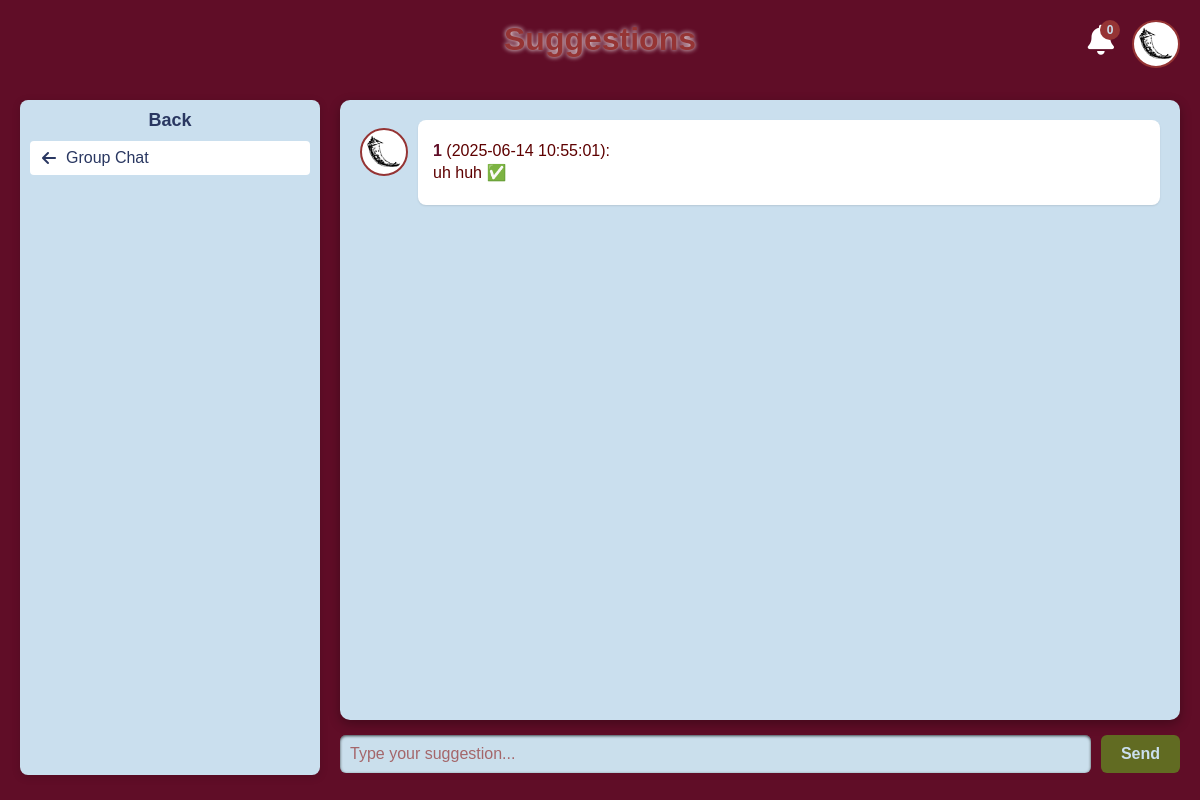
Page /suggestions (signed in) on the earlier database version.
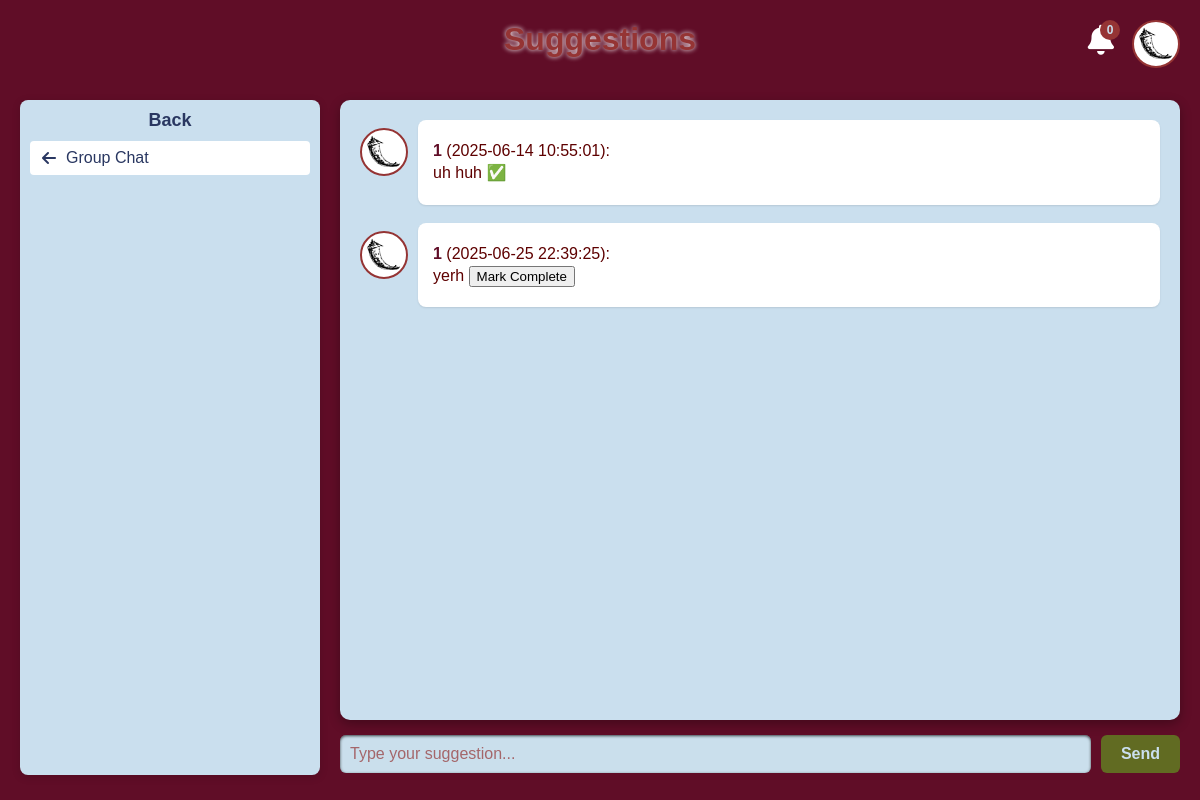
Same page on the later database version.
### flask_app.py (models this page shows)
class Suggestion(db.Model):
    id = db.Column(db.Integer, primary_key=True)
    sender_id = db.Column(db.Integer, db.ForeignKey("user.id"), nullable=False)
    suggestion_text = db.Column(db.Text, nullable=False)
    timestamp = db.Column(
        db.DateTime, default=lambda: datetime.now(pytz.utc).astimezone(timezone)
    )
    completed = db.Column(db.Boolean, default=False)

class User(db.Model):
    id = db.Column(db.Integer, primary_key=True)
    username = db.Column(db.String(80), unique=True, nullable=False)
    password_hash = db.Column(db.String(120), nullable=False)
    last_seen = db.Column(db.DateTime, default=lambda: datetime.now(pytz.utc).astimezone(timezone))
    messages = db.relationship("Message", backref="sender", lazy=True)
    sent_private_messages = db.relationship(
        "PrivateMessage",
        foreign_keys="PrivateMessage.sender_id",
        backref="sender",
        lazy=True,
    )
    received_private_messages = db.relationship(
        "PrivateMessage",
        foreign_keys="PrivateMessage.recipient_id",
        backref="recipient",
        lazy=True,
    )
    suggestions = db.relationship("Suggestion", backref="sender", lazy=True)

### flask_app.py (the view)
@app.route("/suggestions")
@login_required
def suggestions():
    current_user = User.query.get(session["user_id"])
    suggestions = Suggestion.query.order_by(Suggestion.timestamp.asc()).all()
    user_images = get_user_images()
    return render_template("suggestions.html", user=current_user, suggestions=suggestions, user_images=user_images)

### flask_app.py (called while the page is built)
def login_required(f):
    @wraps(f)
    def decorated_function(*args, **kwargs):
        if "user_id" not in session:
            return redirect(url_for("login"))
        return f(*args, **kwargs)
    return decorated_function

def get_user_images():
    return [f for f in os.listdir(app.config["UPLOAD_FOLDER"]) if f.endswith(('.png', '.jpg', '.jpeg'))]

### templates/suggestions.html (shortened to what this page needs)
<!DOCTYPE html>
<html lang="en">
  <head>
    <link
      rel="stylesheet"
      href="https://cdnjs.cloudflare.com/ajax/libs/font-awesome/6.5.0/css/all.min.css"
    />
    <link
      href="{{ url_for('static', filename='styles.css') }}"
      rel="stylesheet"
    />
  </head>
  <body>
    <div id="appContainer">
      <div id="profileMenuContainer">
        <button id="profileButton" aria-label="User Profile">
          <img
            class="profile-pic"
            src="{{ url_for('static', filename='users/' + user.id|string + '.png') if user.id|string + '.png' in user_images else url_for('static', filename='123.png') }}"
            alt="{{ user.username }}"
          />
        </button>
      </div>
      <div id="notificationContainer">
        <button id="notificationButton">
          <i class="fas fa-bell"></i>
          <span id="badge">0</span>
        </button>
      </div>
      <h1 id="title">Suggestions</h1>
      <div id="content">
        <div id="users">
          <h2>Back</h2>
          <ul>
            <li>
              <a href="/">
                <i class="fas fa-arrow-left"></i> Group Chat
              </a>
            </li>
          </ul>
        </div>
        <div id="mainArea">
          <div id="messages">
            {% for suggestion in suggestions %}
            <div class="message-container">
              <a href="/profile/{{ suggestion.sender.id }}">
                <img
                  class="message-profile-pic"
                  src="{{ url_for('static', filename='users/' + suggestion.sender.id|string + '.png') if suggestion.sender.id|string + '.png' in user_images else url_for('static', filename='123.png') }}"
                  alt="{{ suggestion.sender.username }}"
                />
              </a>
              <div class="message-content">
                <p>
                  <a href="/profile/{{ suggestion.sender.id }}"><strong>{{ suggestion.sender.username }}</strong></a> ({{ suggestion.timestamp.strftime('%Y-%m-%d %H:%M:%S') }}):<br>
                  {{ suggestion.suggestion_text }}
                  {% if suggestion.completed %}
                  ✅
                  {% elif user.username == "admin" %}
                  <button onclick="markComplete({{ suggestion.id }})" class="complete-btn">Mark Complete</button>
                  {% endif %}
                </p>
              </div>
            </div>
            {% endfor %}
          </div>
          <form id="form" method="POST" action="{{ url_for('send_suggestion') }}">
            <input
              id="suggestionPlace"
              type="text"
              name="suggestion"
              placeholder="Type your suggestion..."
              required
              autofocus
            />
            <input
              id="sendButton"
              type="submit"
              value="Send"
              aria-label="Send Suggestion"
            />
          </form>
        </div>
      </div>
    </div>
  </body>
</html>

### static/styles.css (style rules this page uses)
html, body { margin: 0; padding: 0; font-family: "Lucida Sans", sans-serif; background-color: #600d27; min-height: 100vh; color: #cadfee; overflow-x: hidden; }
h1, h2, p, li { color: #953434; }
h1 { text-align: center; text-shadow: white 0px 0px 5px; }
#title, #content { display: flex; justify-content: center; }
#appContainer { min-height: 100vh; display: flex; flex-direction: column; }
#content { display: flex; gap: 20px; padding: 20px; box-sizing: border-box; flex: 1; min-height: 0; }
#users { background-color: #cadfee; border-radius: 8px; box-shadow: 0 2px 8px rgba(0, 0, 0, 0.15); padding: 10px 0; width: 300px; flex-shrink: 0; max-height: calc(100vh - 145px); overflow-y: auto; scrollbar-width: thin; scrollbar-color: #953434 #cadfee; position: relative; }
#users h2 { margin: 0 0 10px; font-size: 18px; text-align: center; color: #293761; }
#users ul { list-style: none; margin: 0; padding: 0 10px; }
#users li { background: #fff; margin-bottom: 8px; padding: 8px 12px; border-radius: 4px; transition: background-color 0.3s, transform 0.2s; }
#users a { color: #293761; text-decoration: none; font-weight: 500; display: flex; align-items: center; gap: 10px; position: relative; padding-right: 28px; }
#mainArea { flex: 1; display: flex; flex-direction: column; min-height: 0; }
#messages { height: calc(100vh - 210px); overflow-y: auto; padding: 15px; border-radius: 10px; background-color: #cadfee; color: #cadfee; box-shadow: 0 4px 12px rgba(0, 0, 0, 0.3); display: flex; flex-direction: column; scrollbar-width: thin; scrollbar-color: #953434 #cadfee; position: relative; }
#messages p { background-color: white; color: #5e0000; padding: 10px; margin: 5px 0; border-radius: 8px; max-width: 80%; word-wrap: break-word; }
#messages p a { text-decoration: none; color: inherit; }
#messages p strong { color: #600d27; }
#form { display: flex; margin-top: 15px; gap: 10px; }
#sendButton { background-color: #616b22; color: #cadfee; border: none; padding: 10px 20px; border-radius: 6px; cursor: pointer; font-size: 16px; font-weight: bold; transition: background-color 0.3s ease; }
#suggestionPlace { flex: 1; padding: 10px; border: none; border-radius: 6px; background-color: #cadfec; color: #5e0000; font-size: 16px; box-shadow: inset 0 1px 3px rgba(0, 0, 0, 0.7); }
#suggestionPlace::placeholder { color: #953434; opacity: 0.7; }
#profileMenuContainer { position: absolute; top: 20px; right: 20px; }
#profileButton { background: none; border: none; cursor: pointer; padding: 0; }
.profile-pic { width: 40px; height: 40px; border-radius: 50%; object-fit: cover; border: 2px solid #953434; background-color: white; padding: 2px; }
#notificationContainer { position: absolute; top: 20px; right: 80px; z-index: 1000; }
#notificationButton { background: none; border: none; cursor: pointer; padding-top: 5px; position: relative; }
#notificationButton i { font-size: 30px; color: white; transition: transform 0.2s; }
#badge { position: absolute; top: 0px; right: 0px; background-color: #953434; color: #cadfee; border-radius: 50%; width: 20px; height: 20px; display: flex; align-items: center; justify-content: center; font-size: 12px; font-weight: bold; }
.message-container { display: flex; align-items: flex-start; margin-bottom: 8px; padding: 5px; }
.message-profile-pic { width: 40px; height: 40px; border-radius: 50%; object-fit: cover; margin-right: 10px; flex-shrink: 0; margin-top: 8px; transition: transform 0.2s ease; border: 2px solid #953434; background-color: white; padding: 2px; }
.message-content { flex-grow: 1; background-color: white; padding: 5px; border-radius: 8px; box-shadow: 0 1px 2px rgba(0, 0, 0, 0.1); }
.message-content p { margin: 0; line-height: 1.4; }

Differences in the rows shown:
added Suggestion: sender.username "1", timestamp "2025-06-25 22:39:25", suggestion_text "yerh"
